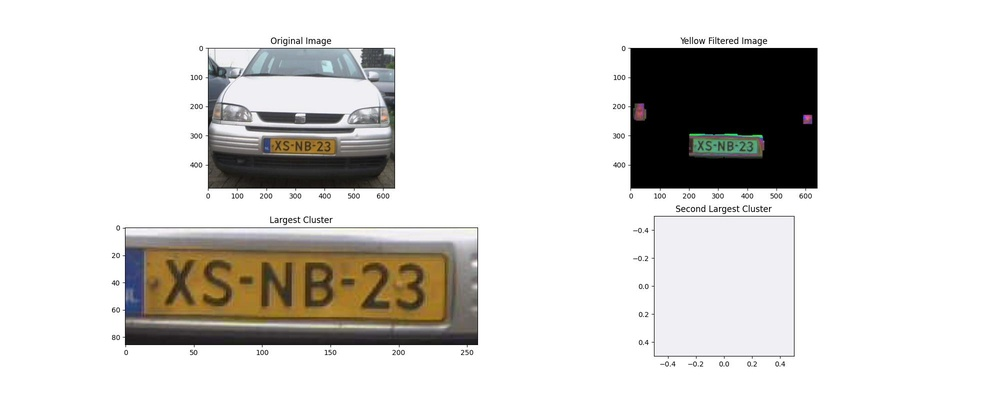
#> input picture LocalizationLogs/1.jpg, 1000 x 400 px, shrunk from 2000 x 800 before the run, given in place of dummytestvideo.avi, which was not available
$ python show_plates.py
#> lines starting #> are read from the running program, lines starting #| are printed output that depends on the picture; after the words box and inside, x2 and y2 are one past the last pixel; in counts of white or black regions, pixels touching at a corner belong together; pictures that were not available may be replaced by others from this repository, and a replacement may not be noted
### Localization.py
import cv2
import numpy as np
import matplotlib.pyplot as plt
import os


# [12 lines left out: function mostCommonColor, not called in this run]


def rotate_image(image):
    gray = cv2.cvtColor(image, cv2.COLOR_BGR2GRAY)

    edge_thresholds = np.arange(50, 255, 20)
    line_thresholds = np.arange(100, 50, -20)

    for edge_threshold in edge_thresholds:
        for line_threshold in line_thresholds:
            edges = cv2.Canny(gray, 50, edge_threshold)
            lines = cv2.HoughLines(edges, 1, np.pi / 180, line_threshold)

            if lines is not None:
                dominant_line = lines[0][0]
                angle = np.degrees(dominant_line[1]) - 90
                center = tuple(np.array(image.shape[1::-1]) / 2)
                rotation_matrix = cv2.getRotationMatrix2D(center, angle, 1.0)
                rotated_image = cv2.warpAffine(image, rotation_matrix, image.shape[1::-1], flags=cv2.INTER_LINEAR)

                # [17 lines of commented-out code are left out]

                return rotated_image

    # print("No lines detected")
    return None


def improveMask(mask):
    n8 = np.array([[1, 1, 1],
                   [1, 1, 1],
                   [1, 1, 1]], np.uint8)
    n4 = np.array([[0, 1, 0],
                   [1, 1, 1],
                   [0, 1, 0]], np.uint8)

    # Improve the mask using morphological dilation and erosion
    mask = cv2.erode(mask, n4)
    mask = cv2.dilate(mask, n8)
    mask = cv2.dilate(mask, n8)
    mask = cv2.dilate(mask, n8)
    mask = cv2.dilate(mask, n8)
    mask = cv2.dilate(mask, n8)
    mask = cv2.dilate(mask, n8)
    mask = cv2.dilate(mask, n8)
    mask = cv2.dilate(mask, n8)
    mask = cv2.dilate(mask, n8)
    mask = cv2.dilate(mask, n8)
    mask = cv2.dilate(mask, n8)
    mask = cv2.dilate(mask, n8)
    mask = cv2.dilate(mask, n8)
    mask = cv2.dilate(mask, n8)
    mask = cv2.dilate(mask, n8)
    # Return the improved mask
    return mask


# Define a function to create a gaussian kernel
# [18 lines left out: functions gaussianFilter, get_next_filename, not called in this run]


def twoBiggestPlates(image):
    hsv = cv2.cvtColor(image, cv2.COLOR_BGR2HSV)
    lower_yellow = np.array([10, 60, 100])
    upper_yellow = np.array([40, 255, 200])

    mask = cv2.inRange(hsv, lower_yellow, upper_yellow)
    mask = improveMask(mask)

    filtered_image = cv2.bitwise_and(image, image, mask=mask)
    filtered_image = cv2.cvtColor(filtered_image, cv2.COLOR_HSV2RGB)

    contours, _ = cv2.findContours(mask, cv2.RETR_EXTERNAL, cv2.CHAIN_APPROX_SIMPLE)

    if contours:
        largest_contour = max(contours, key=cv2.contourArea)

        largest_contour_mask = np.zeros_like(mask)
        cv2.drawContours(largest_contour_mask, [largest_contour], -1, 255, thickness=cv2.FILLED)
        x1, y1, w1, h1 = cv2.boundingRect(largest_contour)
        x2, y2, w2, h2 = 0, 0, 1, 1

        mask_without_largest = cv2.bitwise_xor(mask, largest_contour_mask)
        contours, _ = cv2.findContours(mask_without_largest, cv2.RETR_EXTERNAL, cv2.CHAIN_APPROX_SIMPLE)
        if contours:
            second_largest_contour = max(contours, key=cv2.contourArea)

            second_largest_contour_mask = np.zeros_like(mask)
            cv2.drawContours(second_largest_contour_mask, [second_largest_contour], -1, 255, thickness=cv2.FILLED)

            x2, y2, w2, h2 = cv2.boundingRect(second_largest_contour)
    else:
        x1, y1, w1, h1 = 0, 0, 1, 1
        x2, y2, w2, h2 = 0, 0, 1, 1

    firstArea = w1 * h1
    secondArea = w2 * h2

    if firstArea < 100:
        x1, y1, w1, h1 = 0, 0, 1, 1
    if secondArea < firstArea * 0.75:
        x2, y2, w2, h2 = 0, 0, 1, 1

    cropped_image_largest = image[y1:y1 + h1, x1:x1 + w1]
    cropped_image_second_largest = image[y2:y2 + h2, x2:x2 + w2]

    rotated_cropped_largest = rotate_image(cropped_image_largest)
    rotated_cropped_second_largest = rotate_image(cropped_image_second_largest)
    return rotated_cropped_largest, rotated_cropped_second_largest


def cropPlate(plate):
    height, width = plate.shape[:2]

    top_crop = int(height * 0.2)
    bottom_crop = int(height * 0.2)
    left_crop = int(width * 0.1)
    right_crop = int(width * 0.1)

    cropped_image = plate[top_crop:(height - bottom_crop), left_crop:(width - right_crop)]

    return cropped_image


def plate_detection(image):
    first, second = twoBiggestPlates(image)

    if (first is not None):
        first = cropPlate(first)
    if (second is not None):
        second = cropPlate(second)

    # fig, axs = plt.subplots(2, 2, figsize=(20, 8))

    # axs[0, 0].imshow(cv2.cvtColor(image, cv2.COLOR_BGR2RGB))
    # axs[0, 0].set_title('Original Image')

    # axs[1, 0].imshow(cv2.cvtColor(first, cv2.COLOR_BGR2RGB))
    # axs[1, 0].set_title('Largest Cluster')

    # axs[1, 1].imshow(cv2.cvtColor(second, cv2.COLOR_BGR2RGB))
    # axs[1, 1].set_title('Second Largest Cluster')

    # save_path = "LocalizationLogs"

    # if save_path:
    #     if not os.path.exists(save_path):
    #         os.makedirs(save_path)
    #     plt.savefig(get_next_filename(save_path))
    # else:
    #     plt.show()

    # # plt.show(block=False)

    # # # Pause for 5 seconds
    # # plt.pause(1)

    # plt.close('all')

    return first, second

### show_plates.py
from Localization import plate_detection
import cv2
import numpy as np
import argparse


def get_args():
    parser = argparse.ArgumentParser()
    parser.add_argument('--file_path', type=str, default='dummytestvideo.avi')
    args = parser.parse_args()
    return args

# Create a VideoCapture object and read from input file
# If the input is the camera, pass 0 instead of the video file name
cap = cv2.VideoCapture('dataset/dummytestvideo.avi')

# Check if camera opened successfully
if (cap.isOpened()== False):
  print("Error opening video stream or file")

# Read until video is completed
while(cap.isOpened()):
  # Capture frame-by-frame
  ret, frame = cap.read()
#> frame is the input picture: shape (400, 1000, 3); mean B, G, R 211.2, 213.9, 215.7
  if ret == True:
    #dummy arguments for sample frequency and save_path should be changed
    detections = plate_detection(frame)
#> in twoBiggestPlates, `hsv = cv2.cvtColor(image, cv2.COLOR_BGR2HSV)`: hsv: shape (400, 1000, 3); mean H, S, V 18, 13.6, 216.7
#> in twoBiggestPlates, `mask = cv2.inRange(hsv, lower_yellow, upper_yellow)`:
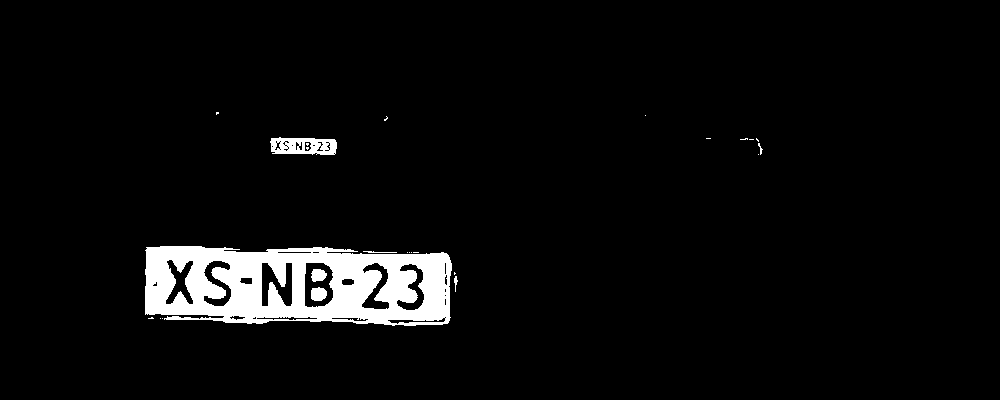
#> mask: shape (400, 1000); 4.7% white; 25 white regions (18 under 20 px), largest, box (x1, y1, x2, y2) and area: (145, 246, 452, 326) 17363, (270, 137, 337, 155) 881, (311, 287, 327, 301) 185
#> in improveMask, `mask = cv2.erode(mask, n4)`: mask: shape (400, 1000); 3.9% white; 19 white regions (13 under 20 px), largest, box (x1, y1, x2, y2) and area: (146, 247, 451, 324) 14745, (271, 138, 336, 154) 516, (312, 288, 326, 300) 141, (312, 270, 326, 281) 118, (399, 323, 443, 325) 51, (167, 317, 181, 319) 21
#> in improveMask, `mask = cv2.dilate(mask, n8)`: mask: shape (400, 1000); 4.8% white; 9 white regions (1 under 20 px), largest, box (x1, y1, x2, y2) and area: (145, 246, 452, 326) 17632, (270, 137, 337, 155) 971, (311, 287, 327, 301) 197
#> in improveMask, `mask = cv2.dilate(mask, n8)`: mask: shape (400, 1000); 5.5% white; 6 white regions, box (x1, y1, x2, y2) and area: (144, 245, 453, 327) 20240, (269, 136, 338, 156) 1223, (310, 286, 328, 302) 261, (310, 268, 328, 283) 236, (453, 276, 459, 285) 51, (759, 147, 764, 152) 25
#> in improveMask, `mask = cv2.dilate(mask, n8)`: mask: shape (400, 1000); 6.1% white; 3 white regions, box (x1, y1, x2, y2) and area: (143, 244, 460, 328) 22884, (268, 135, 339, 157) 1407, (758, 146, 765, 153) 49
#> in improveMask, `mask = cv2.dilate(mask, n8)`: mask: shape (400, 1000); 6.5% white; 3 white regions, box (x1, y1, x2, y2) and area: (142, 243, 461, 329) 24279, (267, 134, 340, 158) 1598, (757, 145, 766, 154) 81
#> in improveMask, `mask = cv2.dilate(mask, n8)`: mask: shape (400, 1000); 6.8% white; 3 white regions, box (x1, y1, x2, y2) and area: (141, 242, 462, 330) 25258, (266, 133, 341, 159) 1796, (756, 144, 767, 155) 121
#> in improveMask, `mask = cv2.dilate(mask, n8)`: mask: shape (400, 1000); 7.1% white; 3 white regions, box (x1, y1, x2, y2) and area: (140, 241, 463, 331) 26150, (265, 132, 342, 160) 2002, (755, 143, 768, 156) 169
#> in improveMask, `mask = cv2.dilate(mask, n8)`: mask: shape (400, 1000); 7.4% white; 3 white regions, box (x1, y1, x2, y2) and area: (139, 240, 464, 332) 27013, (264, 131, 343, 161) 2216, (754, 142, 769, 157) 225
#> in improveMask, `mask = cv2.dilate(mask, n8)`: mask: shape (400, 1000); 7.7% white; 3 white regions, box (x1, y1, x2, y2) and area: (138, 239, 465, 333) 27883, (263, 130, 344, 162) 2438, (753, 141, 770, 158) 289
#> in improveMask, `mask = cv2.dilate(mask, n8)`: mask: shape (400, 1000); 7.9% white; 3 white regions, box (x1, y1, x2, y2) and area: (137, 238, 466, 334) 28761, (262, 129, 345, 163) 2668, (752, 140, 771, 159) 361
#> in improveMask, `mask = cv2.dilate(mask, n8)`: mask: shape (400, 1000); 8.2% white; 3 white regions, box (x1, y1, x2, y2) and area: (136, 237, 467, 335) 29644, (261, 128, 346, 164) 2906, (751, 139, 772, 160) 441
#> in improveMask, `mask = cv2.dilate(mask, n8)`: mask: shape (400, 1000); 8.6% white; 3 white regions, box (x1, y1, x2, y2) and area: (135, 236, 468, 336) 30534, (260, 127, 347, 165) 3152, (750, 138, 773, 161) 529
#> in improveMask, `mask = cv2.dilate(mask, n8)`: mask: shape (400, 1000); 8.9% white; 3 white regions, box (x1, y1, x2, y2) and area: (134, 235, 469, 337) 31432, (259, 126, 348, 166) 3406, (749, 137, 774, 162) 625
#> in improveMask, `mask = cv2.dilate(mask, n8)`: mask: shape (400, 1000); 9.2% white; 3 white regions, box (x1, y1, x2, y2) and area: (133, 234, 470, 338) 32338, (258, 125, 349, 167) 3668, (748, 136, 775, 163) 729
#> in improveMask, `mask = cv2.dilate(mask, n8)`: mask: shape (400, 1000); 9.5% white; 3 white regions, box (x1, y1, x2, y2) and area: (132, 233, 471, 339) 33252, (257, 124, 350, 168) 3938, (747, 135, 776, 164) 841
#> in improveMask, `mask = cv2.dilate(mask, n8)`: mask: shape (400, 1000); 9.8% white; 3 white regions
#> in twoBiggestPlates, `filtered_image = cv2.cvtColor(filtered_image, cv2.COLOR_HSV2RGB)`:
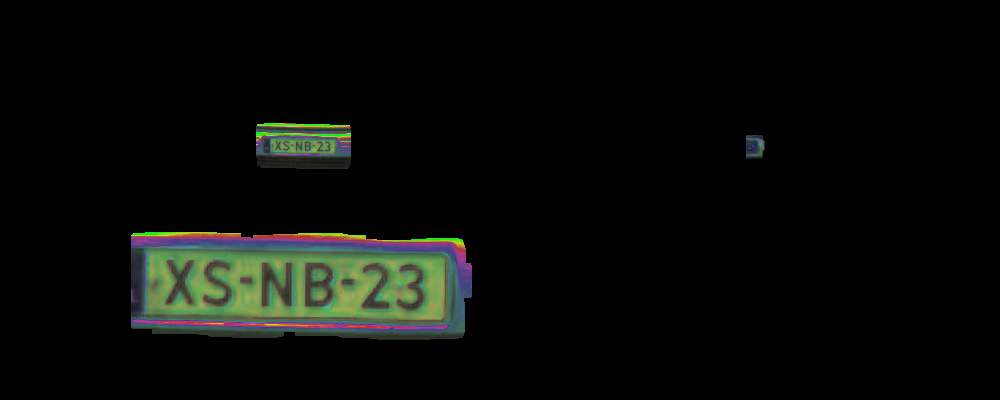
#> filtered_image: shape (400, 1000, 3); mean R, G, B 9.1, 10.7, 8.1
#> in twoBiggestPlates, `contours, _ = cv2.findContours(mask, cv2.RETR_EXTERNAL, cv2.CHAIN_APPR..`: contours = 3 contours; box (x1, y1, x2, y2) and area: (131, 232, 472, 340) 33734, (256, 123, 351, 169) 4082, (746, 134, 777, 165) 900
#> in twoBiggestPlates, `largest_contour = max(contours, key=cv2.contourArea)`: largest_contour = contour of 92 points, box (x1, y1, x2, y2) (131, 232, 472, 340), area 33734
#> in twoBiggestPlates, `cv2.drawContours(largest_contour_mask, [largest_contour], -1, 255, thi..`: largest_contour_mask: shape (400, 1000); 8.5% white; 1 white region, box (x1, y1, x2, y2) and area: (131, 232, 472, 340) 34174
#> in twoBiggestPlates, `x1, y1, w1, h1 = cv2.boundingRect(largest_contour)`: x1 = 131; y1 = 232; w1 = 341; h1 = 108
#> in twoBiggestPlates, `mask_without_largest = cv2.bitwise_xor(mask, largest_contour_mask)`: mask_without_largest: shape (400, 1000); 1.3% white; 2 white regions
#> in twoBiggestPlates, `contours, _ = cv2.findContours(mask_without_largest, cv2.RETR_EXTERNAL..`: contours = 2 contours; box (x1, y1, x2, y2) and area: (256, 123, 351, 169) 4082, (746, 134, 777, 165) 900
#> in twoBiggestPlates, `second_largest_contour = max(contours, key=cv2.contourArea)`: second_largest_contour = contour of 23 points, box (x1, y1, x2, y2) (256, 123, 351, 169), area 4082
#> in twoBiggestPlates, `cv2.drawContours(second_largest_contour_mask, [second_largest_contour]..`: second_largest_contour_mask: shape (400, 1000); 1.1% white; 1 white region, box (x1, y1, x2, y2) and area: (256, 123, 351, 169) 4216
#> in twoBiggestPlates, `x2, y2, w2, h2 = cv2.boundingRect(second_largest_contour)`: x2 = 256; y2 = 123; w2 = 95; h2 = 46
#> in twoBiggestPlates, `firstArea = w1 * h1`: firstArea = 36828
#> in twoBiggestPlates, `secondArea = w2 * h2`: secondArea = 4370
#> in twoBiggestPlates, `cropped_image_largest = image[y1:y1 + h1, x1:x1 + w1]`:
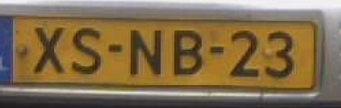
#> cropped_image_largest: shape (108, 341, 3); mean B, G, R 77.4, 109.7, 130
#> in twoBiggestPlates, `cropped_image_second_largest = image[y2:y2 + h2, x2:x2 + w2]`: cropped_image_second_largest = [[255, 255, 255]]
#> in rotate_image, `gray = cv2.cvtColor(image, cv2.COLOR_BGR2GRAY)`:
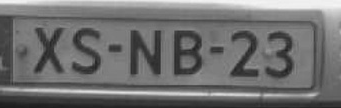
#> gray: shape (108, 341); min 28, max 244, mean 112.1
#> after the loop in rotate_image, `for edge_threshold in edge_thresholds:`:
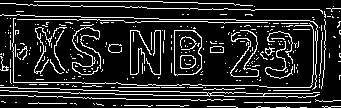
#> edges: shape (108, 341); 15.2% white in thin lines or dots
#> in twoBiggestPlates, `rotated_cropped_largest = rotate_image(cropped_image_largest)`:
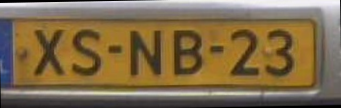
#> rotated_cropped_largest: shape (108, 341, 3); mean B, G, R 75.4, 107.8, 128
#> in cropPlate, `cropped_image = plate[top_crop:(height - bottom_crop), left_crop:(widt..`:
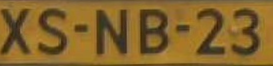
#> cropped_image: shape (66, 273, 3); mean B, G, R 43.6, 100.3, 132.9
    # Display the resulting frame
    cv2.imshow('Frame',detections)

    # Press Q on keyboard to  exit
    if cv2.waitKey(25) & 0xFF == ord('q'):
#> (key q is pressed here)
      break

  # Break the loop
  else:
    break

# When everything done, release the video capture object
cap.release()

# Closes all the frames
cv2.destroyAllWindows()

$ run again, on LocalizationLogs/10.jpg
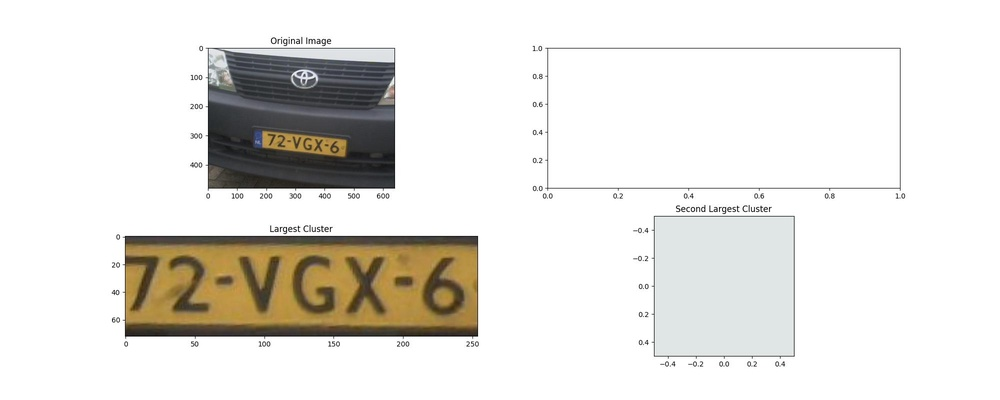
#> input picture LocalizationLogs/10.jpg, 1000 x 400 px, shrunk from 2000 x 800 before the run, given in place of dummytestvideo.avi, which was not available
#> frame is the input picture: shape (400, 1000, 3); mean B, G, R 223.5, 228, 230
#> hsv: shape (400, 1000, 3); mean H, S, V 13.1, 14.3, 230.7
#> in twoBiggestPlates, `contours, _ = cv2.findContours(mask, cv2.RETR_EXTERNAL, cv2.CHAIN_APPR..`: contours = 2 contours; box (x1, y1, x2, y2) and area: (111, 229, 492, 343) 41910, (248, 117, 361, 171) 5232
#> largest_contour = contour of 36 points, box (x1, y1, x2, y2) (111, 229, 492, 343), area 41910
#> largest_contour_mask: shape (400, 1000); 10.6% white; 1 white region, box (x1, y1, x2, y2) and area: (111, 229, 492, 343) 42398
#> x1 = 111; y1 = 229; w1 = 381; h1 = 114
#> mask_without_largest: shape (400, 1000); 1.3% white; 1 white region
#> in twoBiggestPlates, `contours, _ = cv2.findContours(mask_without_largest, cv2.RETR_EXTERNAL..`: contours = 1 contour; box (x1, y1, x2, y2) and area: (248, 117, 361, 171) 5232
#> second_largest_contour = contour of 45 points, box (x1, y1, x2, y2) (248, 117, 361, 171), area 5232
#> x2 = 248; y2 = 117; w2 = 113; h2 = 54
#> firstArea = 43434
#> secondArea = 6102
#> cropped_image_second_largest = [[255, 255, 255]]
#> after the loop in rotate_image, `for edge_threshold in edge_thresholds:`:
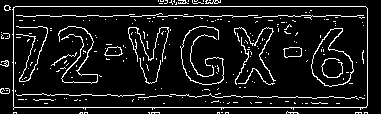
#> edges: shape (114, 381); 9.6% white in thin lines or dots
#> in cropPlate, `cropped_image = plate[top_crop:(height - bottom_crop), left_crop:(widt..`:
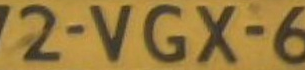
#> cropped_image: shape (70, 305, 3); mean B, G, R 62.5, 122.4, 152.6
